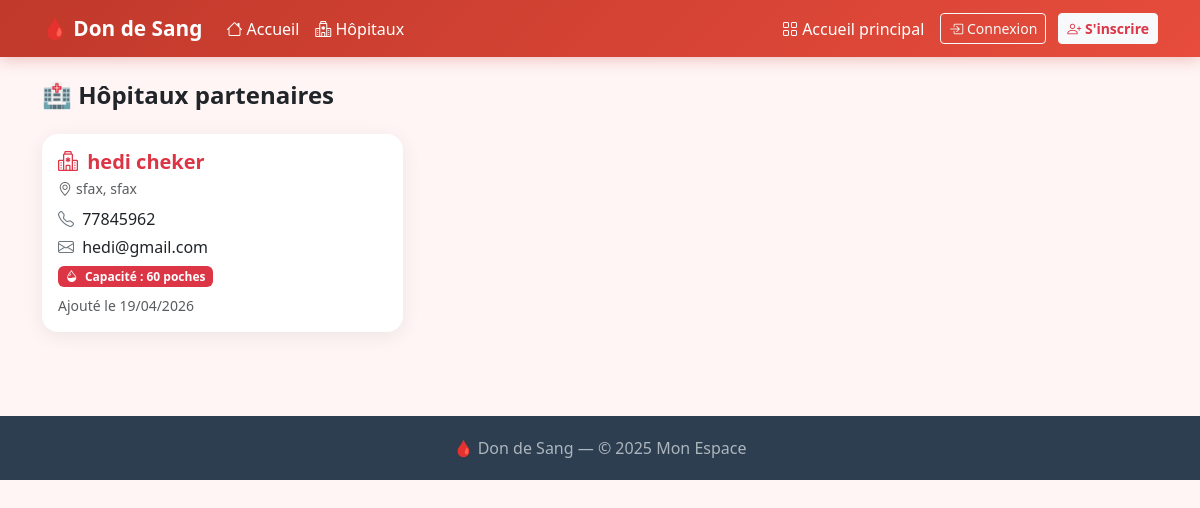
Screenshot of /don_sang/hopitaux/ with the database file from the repository.
### don_sang/models.py (models this page shows, shortened)
class Hospital(models.Model):
    nom = models.CharField(max_length=200)
    ville = models.CharField(max_length=100)
    adresse = models.CharField(max_length=255)
    telephone = models.CharField(max_length=20)
    email = models.EmailField(blank=True)
    capacite = models.PositiveIntegerField(help_text="Capacité de stockage de poches de sang", default=0)
    date_ajout = models.DateTimeField(auto_now_add=True)
    class Meta:
        ordering = ['nom']
        verbose_name = 'Hôpital'
        verbose_name_plural = 'Hôpitaux'

### don_sang/views.py (the view)
# urls.py: path('hopitaux/', views.liste_hopitaux, name='liste_hopitaux'),
def liste_hopitaux(request):
    hopitaux = Hospital.objects.all()
    return render(request, 'don_sang/hopitaux.html', {'hopitaux': hopitaux})

### don_sang/templates/don_sang/hopitaux.html (shortened to what this page needs)
{% extends 'don_sang/base.html' %}
{% block content %}
<div class="container py-4">
  <div class="d-flex align-items-center justify-content-between mb-4">
    <h4 class="fw-bold mb-0">🏥 Hôpitaux partenaires</h4>
  </div>
  {% if hopitaux %}
  <div class="row g-3">
    {% for hopital in hopitaux %}
    <div class="col-md-6 col-lg-4">
      <div class="card h-100">
        <div class="card-body">
          <h5 class="fw-bold text-danger mb-1">
            <i class="bi bi-hospital me-1"></i> {{ hopital.nom }}
          </h5>
          <p class="text-muted small mb-2"><i class="bi bi-geo-alt me-1"></i>{{ hopital.adresse }}, {{ hopital.ville }}</p>
          <p class="mb-1"><i class="bi bi-telephone me-1 text-secondary"></i> {{ hopital.telephone }}</p>
          {% if hopital.email %}
          <p class="mb-1"><i class="bi bi-envelope me-1 text-secondary"></i> {{ hopital.email }}</p>
          {% endif %}
          <p class="mb-2">
            <span class="badge bg-danger">
              <i class="bi bi-droplet-half me-1"></i> Capacité : {{ hopital.capacite }} poches
            </span>
          </p>
          <p class="text-muted small mb-0">Ajouté le {{ hopital.date_ajout|date:"d/m/Y" }}</p>
        </div>
      </div>
    </div>
    {% endfor %}
  </div>
  {% endif %}
</div>
{% endblock %}

### rows the page displays
Hospital: nom "hedi cheker", adresse "sfax", ville "sfax", telephone "77845962", email "hedi@gmail.com", capacite "60", date_ajout "19/04/2026"
